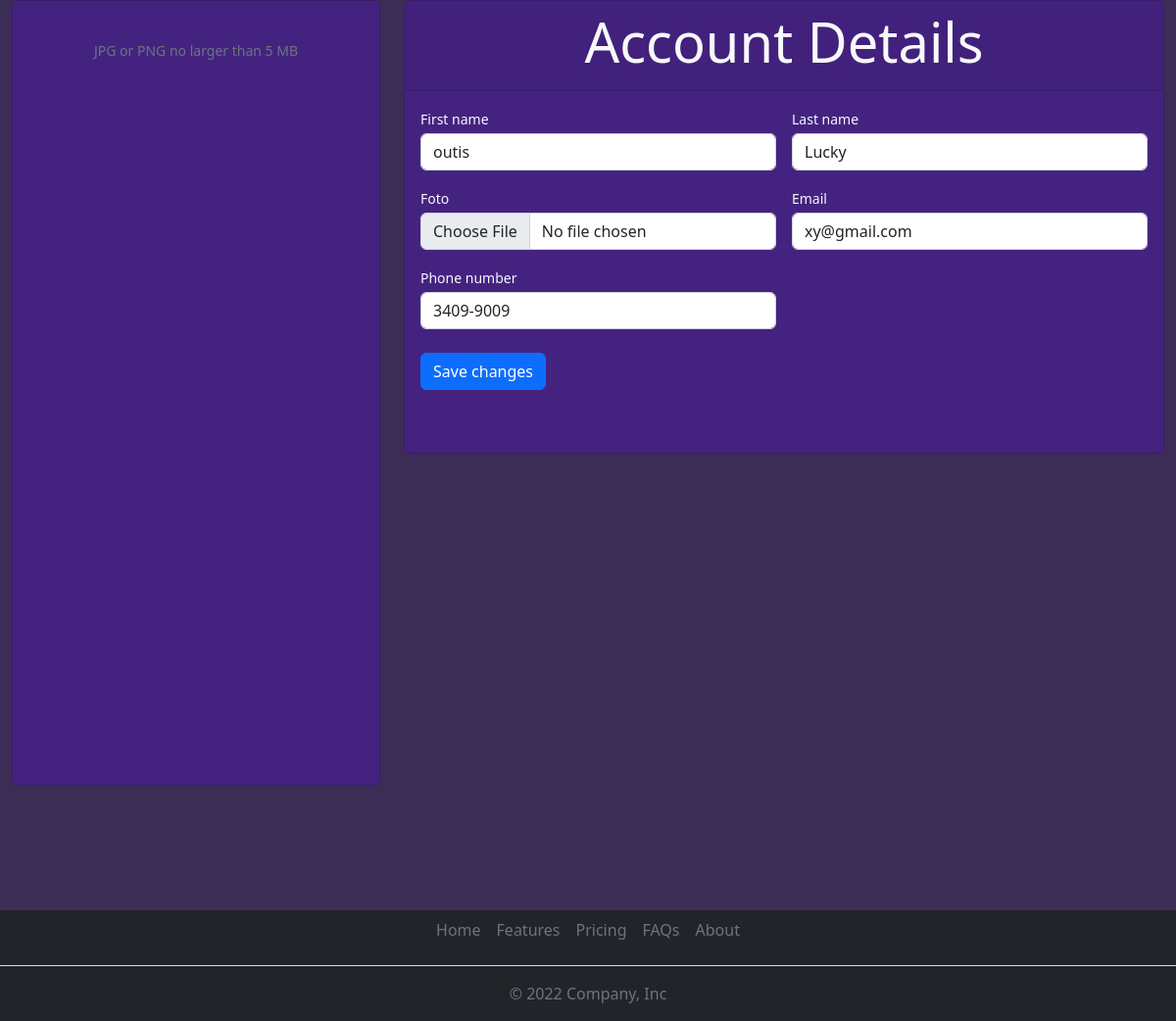
Page /modify-profile/1 (signed in) on the committed database.
### folio/models.py (models this page shows, shortened)
class Profile (models.Model):
    user = models.OneToOneField(User, on_delete = models.CASCADE)
    non = models.CharField(max_length=100)
    siyati = models.CharField(max_length=100)
    imel = models.EmailField(max_length=200)
    foto = models.ImageField(upload_to = 'profile_foto/', blank = True, null = True)
    telefon = models.CharField(max_length=100)

### folio/views.py (the view)
def modifyProfile(request, user):
    profile = Profile.objects.get(user = user)
    if request.method == "POST":
        form =UpdateProfileForm(data=request.POST, files=request.FILES, instance=request.user.profile)
        if form.is_valid:
            profile=form.save(commit=False)
            print(form)
            profile.user=request.user
            profile.save()
            return redirect(home)
    else:
        form=UpdateProfileForm(instance=request.user.profile)
        context = {
            'profile':profile,
            'form' : form
        }
    return render(request, 'modifyProfile.html', context)

### folio/forms.py
class UpdateProfileForm(forms.ModelForm):
    class Meta:
        model = Profile
        fields = ('foto', 'non', 'siyati','imel', 'telefon')
        widgets = {
            'foto' : forms.FileInput(attrs={'class': 'form-control'}),
            'non'  : forms.TextInput(attrs={'class': 'form-control', 'placeholder':"Enter your first name"}),
            'siyati' : forms.TextInput(attrs={'class': 'form-control', 'placeholder':"Enter your last name"}),
            'imel' : forms.EmailInput(attrs={'class': 'form-control', 'placeholder':"Enter your Email"}),
            'telefon' : forms.TextInput(attrs={'class': 'form-control', 'placeholder':"Enter your phone number"}),
        }

### templates/modifyProfile.html (shortened to what this page needs)
{% extends 'base.html' %}
{% load static %}
{% block body %}
<div class="container-fluid mb-5">
  <div class="row mb-5">
      <div class="col-xl-4">
          <div class="card mb-4 mb-xl-0 " style="background-color: rgb(68, 35, 128);">
              <div class="card-body text-center vh-100">
                  <div class="small font-italic text-muted mb-5">JPG or PNG no larger than 5 MB</div>
              </div>
          </div>
      </div>
      <div class="col-xl-8 ">
          <div class="card mb-4" style="background-color: rgb(68, 35, 128);">
            <div class="card-header">
              <h1 class="text-light text-center display-4" >Account Details</h1>
            </div>
              <div class="card-body h-100" >
                  <form enctype="multipart/form-data" method="POST" action="/modify-profile/{{request.user.pk}}">
                      <div class="row gx-3 mb-3">
                          <div class="col-md-6 mb-3">
                            <label class="small mb-1 text-light"  for="inputFirstName">First name</label>
                            {{form.non}}
                        </div>
                           <div class="col-md-6 mb-3">
                              <label class="small mb-1 text-light " for="inputLastName">Last name</label>
                              {{form.siyati}}
                            </div>
                          <div class="col-md-6 mb-3">
                            <label class="small mb-1 text-light" for="inputLastName">Foto</label>
                            {{form.foto}}
                         </div>
                          <div class="col-md-6 mb-2">
                              <label class="small mb-1 text-light" for="inputEmailAddress">Email</label>
                              {{form.imel}}
                            </div>
                          <div class="col-md-6 mb-2">
                            <label class="small mb-1 text-light" for="inputEmailAddress">Phone number</label>
                            {{form.telefon}}
                        </div>
                      </div>
                      <button class="btn btn-primary mb-5" type="submit">Save changes</button>
                  </form>
              </div>
          </div>
      </div>
  </div>
</div><br><br>
{% endblock %}

### templates/modifyProfile.html (style rules this page uses)
body { background-color: rgb(60, 45, 87); }

### rows in the picture
Profile: non "outis", siyati "Lucky", imel "xy@gmail.com", telefon "3409-9009"
